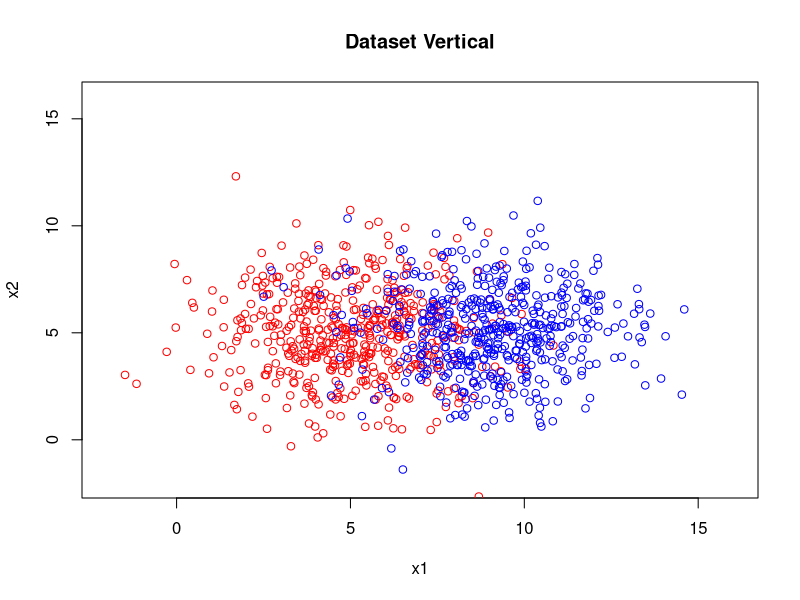

This chart was generated by the following R code:
library(e1071)
# 1. Crear un dataset artificial balanceado a partir de datos generados aleatoriamente con distribución
# ormal de dimensiones [1000,3]. Generar los primeros 500 patrones (perteneciente a la clase 1)
# con una distribución normal con media=(5,5) y SD=2. Generar los 500 patrones restantes
# (perteneciente a la clase 0) con una distribución normal con media=(9,5) y SD=2. Guardar el
# dataset con el nombre “Vertical.Rdata”. (1,0)

vertical1 <- cbind(c(rnorm(500,5,2)),c(rnorm(500,5,2)),c(rep(1,500)));
vertical0 <- cbind(c(rnorm(500,9,2)),c(rnorm(500,5,2)),c(rep(0,500)));
vertical <- rbind(vertical1, vertical0);
save(vertical,file = "Vertical.Rdata");


# 2. Graficar el dataset del punto anterior. Los patrones de la clase 1 con color rojo y los patrones de
# la clase 0 con azul. Colocar a la gráfica el título “Dataset Vertical”. Etiquetar los ejes de la gráfica
# con “X1” y “X2”. Guardar la gráfica en formato PDF con el nombre “Grafica_Vertical.pdf”

pdf("Grafica_Vertical.pdf")
plot(-2:16,-2:16, type='n',main='Dataset Vertical',xlab = 'x1',ylab = 'x2')
points(vertical[1:500,1],vertical[1:500,2], col='red')
points(vertical[501:1000,1],vertical[501:1000,2], col='blue')
dev.off()

# 3. Realizar 30 corridas aplicando al dataset “Vertical” el método Hold-Out con un 70% para entrenar
# y el resto para prueba. Guardar los datasets de entrenamiento y test generados en dos listas
# “Vertical_train” y “Vertical_test” respectivamente.

indice_t<-c(1:1000)
vertical_test <- list();
vertical_train <- list();
for(i in 1:30){
  indice_test <-c(sample(c(1:500),150),sample(c(501:1000),150));
  vertical_test[[i]] <- vertical[indice_test,];
  vertical_train[[i]] <- vertical[-indice_test,];
}

# 4. Entrenar en cada corrida una SVM con su correspondiente conjunto de entrenamiento. Realizar
# en cada corrida las predicciones sobre el conjunto de prueba correspondiente. (1,0)

modelos<-list()
predicciones<-list()
for(i in 1:30){
  modelos[[i]] <- svm(vertical_train[[i]][,-3],vertical_train[[i]][,3], type = "C",kernel = "radial");
  predicciones[[i]] <- predict(modelos[[i]],vertical_test[[i]][,-3]);
}
# 5. Calcular el error de Clasificación de cada corrida. (1,0)

errorC<-array()
for(i in 1:30){
  errorC[i]<-sum(predicciones[[i]] != vertical_test[[i]][,3])/length(vertical_test[[i]][,3])
}

# 6. Guardar las predicciones las corridas en una lista con el nombre “predicciones” y los errores de
# clasificación de las corridas en un array con el nombre “errorC”. (0,5)

save(predicciones,file = "predicciones.Rdata");
save(errorC,file = "errorC.Rdata");
# 7. Calcular el error medio de clasificación de las corridas y escriba sus conclusiones.
ErrorDeClasificacion<-mean(errorC)
# ¿Podrías afirmar que el error medio obtenido es estadísticamente representativo? Justifique.
# Si. Por que los datos de entrenamiento y testeo son muestras representativas del dataset (balanceado)
 
# ¿Que podrías hacer para mejorar el rendimiento del clasificador?
# si bien mucho depende de la semilla del con la que se realizo el sampleo, se ha identificado que con un kernel radial se mejoro el rendimiento. 
# estos calculos fueron realizadon con en mismo sampleo en los dataset de vertical_train y vertical_test

# Error con kernel liner= 0.16033  
# Error con kernel polynomial= 0.175222
# Error con kernel radial basis = 0.12144444  <== Mejor rendimiento
# Error con kernel sigmoid = 0.2327777

# pero para lograr una mejora considereable se deberia trabajar sobre los datos de los dataset. Tratando de eliminar 
# ruidos, aumentando la cantidad de datos correctos. Pero bueno dado que es un dataset de "juguete" esto no es muy viable dado
# que no tenemos en concreto datos del contexto del problema.